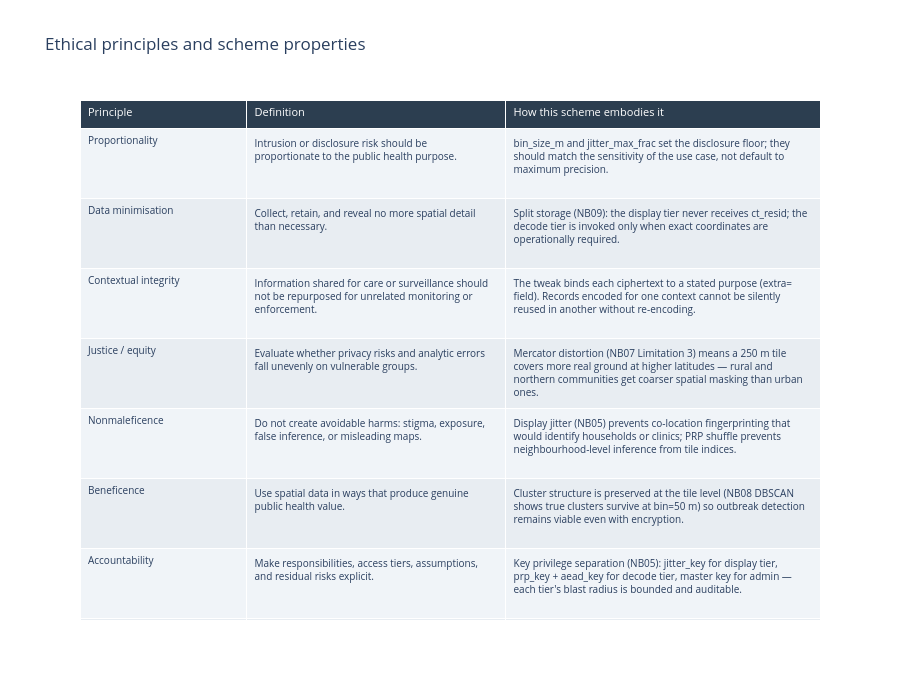

This figure's notebook cell:
### Markdown cell above
## Ethical Principles Grounded in This Scheme

These eight principles are kept concrete by tying each to a specific scheme property:

### Code cell
principles = [
    ["Proportionality",
     "Intrusion or disclosure risk should be proportionate to the public health purpose.",
     "bin_size_m and jitter_max_frac set the disclosure floor; they should match the sensitivity of the use case, not default to maximum precision."],
    ["Data minimisation",
     "Collect, retain, and reveal no more spatial detail than necessary.",
     "Split storage (NB09): the display tier never receives ct_resid; the decode tier is invoked only when exact coordinates are operationally required."],
    ["Contextual integrity",
     "Information shared for care or surveillance should not be repurposed for unrelated monitoring or enforcement.",
     "The tweak binds each ciphertext to a stated purpose (extra= field). Records encoded for one context cannot be silently reused in another without re-encoding."],
    ["Justice / equity",
     "Evaluate whether privacy risks and analytic errors fall unevenly on vulnerable groups.",
     "Mercator distortion (NB07 Limitation 3) means a 250 m tile covers more real ground at higher latitudes — rural and northern communities get coarser spatial masking than urban ones."],
    ["Nonmaleficence",
     "Do not create avoidable harms: stigma, exposure, false inference, or misleading maps.",
     "Display jitter (NB05) prevents co-location fingerprinting that would identify households or clinics; PRP shuffle prevents neighbourhood-level inference from tile indices."],
    ["Beneficence",
     "Use spatial data in ways that produce genuine public health value.",
     "Cluster structure is preserved at the tile level (NB08 DBSCAN shows true clusters survive at bin=50 m) so outbreak detection remains viable even with encryption."],
    ["Accountability",
     "Make responsibilities, access tiers, assumptions, and residual risks explicit.",
     "Key privilege separation (NB05): jitter_key for display tier, prp_key + aead_key for decode tier, master key for admin — each tier's blast radius is bounded and auditable."],
    ["Respect for persons / communities",
     "Consider both individual and community-level consequences of spatial disclosure.",
     "The 1854 cholera data shows 171 of 250 deaths within 300 m of the Broadwick Street pump. Publishing exact addresses would expose households; the encrypted scheme shows cluster structure without revealing street-level locations."],
]

fig2 = go.Figure(go.Table(
    columnwidth=[1.8, 2.8, 3.4],
    header=dict(
        values=["Principle", "Definition", "How this scheme embodies it"],
        fill_color='#2c3e50', font=dict(color='white', size=11), align='left',
    ),
    cells=dict(
        values=list(zip(*principles)),
        fill_color=[['#f0f4f8', '#e8edf2']*4]*3,
        align='left', font=dict(size=10), height=70,
    ),
))
fig2.update_layout(title='Ethical principles and scheme properties', height=700)
fig2.show()

### Figure 1 — Plotly figure (JSON) as saved in the notebook; plotly's stock layout.template omitted (floating-point values rounded to 4 significant figures)
{"data": [{"cells": {"align": "left", "fill": {"color": [["#f0f4f8", "#e8edf2", "#f0f4f8", "#e8edf2", "#f0f4f8", "#e8edf2", "#f0f4f8", "#e8edf2"], ["#f0f4f8", "#e8edf2", "#f0f4f8", "#e8edf2", "#f0f4f8", "#e8edf2", "#f0f4f8", "#e8edf2"], ["#f0f4f8", "#e8edf2", "#f0f4f8", "#e8edf2", "#f0f4f8", "#e8edf2", "#f0f4f8", "#e8edf2"]]}, "font": {"size": 10}, "height": 70, "values": [["Proportionality", "Data minimisation", "Contextual integrity", "Justice / equity", "Nonmaleficence", "Beneficence", "Accountability", "Respect for persons / communities"], ["Intrusion or disclosure risk should be proportionate to the public health purpose.", "Collect, retain, and reveal no more spatial detail than necessary.", "Information shared for care or surveillance should not be repurposed for unrelated monitoring or enforcement.", "Evaluate whether privacy risks and analytic errors fall unevenly on vulnerable groups.", "Do not create avoidable harms: stigma, exposure, false inference, or misleading maps.", "Use spatial data in ways that produce genuine public health value.", "Make responsibilities, access tiers, assumptions, and residual risks explicit.", "Consider both individual and community-level consequences of spatial disclosure."], ["bin_size_m and jitter_max_frac set the disclosure floor; they should match the sensitivity of the use case, not default to maximum precision.", "Split storage (NB09): the display tier never receives ct_resid; the decode tier is invoked only when exact coordinates are operationally required.", "The tweak binds each ciphertext to a stated purpose (extra= field). Records encoded for one context cannot be silently reused in another without re-encoding.", "Mercator distortion (NB07 Limitation 3) means a 250 m tile covers more real ground at higher latitudes — rural and northern communities get coarser spatial masking than urban ones.", "Display jitter (NB05) prevents co-location fingerprinting that would identify households or clinics; PRP shuffle prevents neighbourhood-level inference from tile indices.", "Cluster structure is preserved at the tile level (NB08 DBSCAN shows true clusters survive at bin=50 m) so outbreak detection remains viable even with encryption.", "Key privilege separation (NB05): jitter_key for display tier, prp_key + aead_key for decode tier, master key for admin — each tier's blast radius is bounded and auditable.", "The 1854 cholera data shows 171 of 250 deaths within 300 m of the Broadwick Street pump. Publishing exact addresses would expose households; the encrypted scheme shows cluster structure without revealing street-level locations."]]}, "columnwidth": [1.8, 2.8, 3.4], "header": {"align": "left", "fill": {"color": "#2c3e50"}, "font": {"color": "white", "size": 11}, "values": ["Principle", "Definition", "How this scheme embodies it"]}, "type": "table"}], "layout": {"height": 700, "title": {"text": "Ethical principles and scheme properties"}}}
